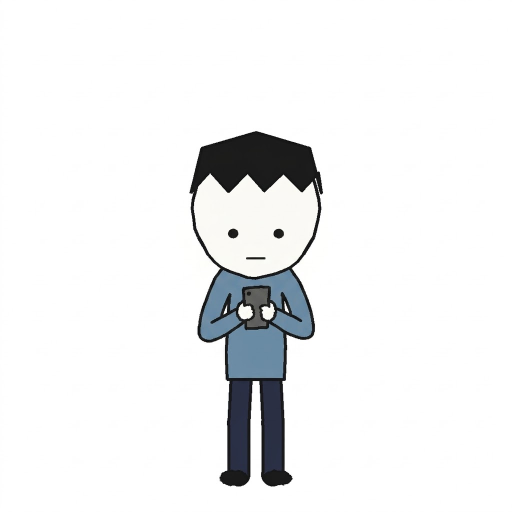
#> input picture kho_nhan_vat/minh_nhan_vat_chinh/bt/cam_dien_thoai_173507_1.png, 1024 x 1024 px (shown at 1/2 size)
$ python -i anh_ve.py   (imports and definitions only)
#> lines starting #> are read from the running program, lines starting #| are printed output that depends on the picture; after the words box and inside, x2 and y2 are one past the last pixel; in counts of white or black regions, pixels touching at a corner belong together
### common.py
# -*- coding: utf-8 -*-
"""Dùng chung: đường dẫn, gọi Gemini (xoay key/model), dò thư mục CapCut Drafts, chạy lệnh."""
import json
import os
import re
import subprocess
import time
import threading
import sys
import urllib.error
import urllib.request

for _s in (sys.stdout, sys.stderr):
    try:
        _s.reconfigure(encoding="utf-8")
    except Exception:                                  # noqa: BLE001
        pass

ROOT = os.path.dirname(os.path.abspath(__file__))
CACHE_CHUNG = os.path.join(ROOT, "cache")


def _slug(s):
    s = re.sub(r"[^A-Za-z0-9_-]+", "_", os.path.splitext(os.path.basename(str(s)))[0]).strip("_")
    return s[:40] or "mac_dinh"


def _doc_du_an():
    """Tên DỰ ÁN (mỗi kịch bản một dự án): --du-an <tên>, hoặc tên file .txt kịch bản trên dòng lệnh, hoặc dự án
    chạy gần nhất (cache/du_an_cuoi.txt). Dữ liệu theo từng cảnh (giọng, mô tả, hình đã chọn…) nằm riêng theo dự án
    để kịch bản mới KHÔNG dùng nhầm kết quả của kịch bản cũ."""
    if os.environ.get("BC_DU_AN"):
        return os.environ["BC_DU_AN"]
    a = sys.argv
    if "--du-an" in a and a.index("--du-an") + 1 < len(a):
        return _slug(a[a.index("--du-an") + 1])
    for x in a[1:]:
        if x.lower().endswith(".txt") and os.path.isfile(x):
            return _slug(x)
    try:
        with open(os.path.join(CACHE_CHUNG, "du_an_cuoi.txt"), encoding="utf-8") as f:
            return f.read().strip() or "kichbantest"
    except OSError:
        return "kichbantest"


DU_AN = _doc_du_an()
os.environ["BC_DU_AN"] = DU_AN                        # tiến trình con thừa hưởng
#: dự án đầu tiên (kichbantest) giữ nguyên chỗ cũ để các bản nháp CapCut đã dựng không mất đường dẫn.
_CU = {"kichbantest"}
CACHE = CACHE_CHUNG if DU_AN in _CU else os.path.join(CACHE_CHUNG, "du_an", DU_AN)
OUT = os.path.join(ROOT, "ra") if DU_AN in _CU else os.path.join(ROOT, "ra", DU_AN)
#: những thứ KHÔNG phụ thuộc kịch bản (theo id video/ảnh/truy vấn) -> dùng chung mọi dự án.
CHUNG = {"xem_truoc", "chi_muc", "chi_muc_l14", "ocr.json", "shots.json", "logo.json", "tim.json", "tiles",
         "nen_lop", "anh", "kho", "doan_tho", "nhac_yt"}
FFMPEG = os.environ.get("BC_FFMPEG") or (r"C:\yt-dlp\ffmpeg.exe" if os.path.isfile(r"C:\yt-dlp\ffmpeg.exe") else "ffmpeg")
YTDLP = os.path.join(ROOT, "tools", "yt-dlp.exe")


# [20 lines left out: functions yt_cookie_path, yt_cookie_args, not called in this run]


class _YTOpts(list):
    """Tự động thêm cờ --cookies nếu người dùng có file cookie YouTube."""
    def _current(self):
        return ["--js-runtimes", "node"] + yt_cookie_args()

    def __iter__(self):
        return iter(self._current())

    def __len__(self):
        return len(self._current())

    def __getitem__(self, idx):
        return self._current()[idx]

    def __add__(self, other):
        return self._current() + list(other)

    def __radd__(self, other):
        return list(other) + self._current()

    def __repr__(self):
        return repr(self._current())


#: YouTube bắt buộc chạy JS để giải chữ ký — tự động kèm --cookies nếu có file cookie.
YT_JS = _YTOpts(["--js-runtimes", "node"])
MODELS = ["gemini-3.1-flash-lite", "gemini-3.5-flash-lite"]

#: kênh lớn bật Content ID rất chặt — bỏ ngay từ lúc tìm (khớp một phần tên, không phân hoa/thường).
# 27/10 user ("miễn nó tạo video chân thật và phù hợp với chính sách youtube" -> "thêm câu chặn máu me / cảnh ghê rợn /
# khoả thân vào câu lệnh Veo thân bài, hook, góp ý và ảnh AI"). 28/10 user ("cái phần ghê rợn… nếu veo tạo được cứ để cho nó
# tạo, xong mình tự làm mờ đi nếu cần"): BỎ khỏi câu lệnh Veo / hook — nay chỉ còn ở lệnh ẢNH AI.
LUAT_YOUTUBE = ("YOUTUBE SAFETY (mandatory, documentary for all audiences): no blood, no gore, no open wounds or graphic "
                "injury, no graphic violence or killing shown on screen; death, carcasses or decay only from a distance or "
                "indirectly (clean bones, silhouettes, aftermath), never graphic close-ups of torn flesh; no nudity, no "
                "partial nudity, no sexual content (people always fully clothed); nothing shocking or disgusting. Rewrite "
                "such moments in a calm, tasteful documentary way that still tells the story.")
# 28/10 user ("nó nói là robot thì là robot sao lại cho người xuống?" — ảnh vẽ thợ lặn cạnh xác cá sấu ở đáy biển 2000 m):
# bám đúng lời kể + đúng thực tế vật lý, gắn vào mọi lệnh vẽ ảnh / viết câu lệnh ảnh, Veo, hook.
# 28/10 user ("khớp lời không phải theo kiểu chỗ kêu gọi bạn cũng mô tả ảnh kêu gọi like đâu nhé"): câu NGOÀI câu chuyện
# (kêu gọi like / đăng ký / bình luận, chào kết, bài học cuộc sống, ý kiến) không vẽ theo chữ — vẽ cảnh của CHÍNH câu chuyện.
LUAT_NGOAI_TRUYEN = ("If the narration at that moment is NOT part of the story itself — a call to action (like, subscribe, "
                     "comment, share, support the channel), a greeting or outro, or an abstract life lesson / opinion — do "
                     "NOT illustrate it literally (no buttons, phones, screens, social-media icons, people typing, generic "
                     "office or daily-life scenes). Show instead a striking, atmospheric visual FROM THE STORY that fits the "
                     "mood of that line (its key subject, place or mystery).")
LUAT_THUC_TE = ("Follow the narration LITERALLY: if it mentions a robot, ROV, submersible, lander, camera or other machine, "
                "show THAT machine doing the action — never people in its place. Physically realistic: no human divers "
                "deeper than about 40 m; on the deep / abyssal seabed show only ROVs, landers, cameras and their lights "
                "(scientists appear only on the ship deck or in the control room watching screens).")
# Đuôi ngắn cho câu lệnh vẽ ảnh (không đổi tên file ảnh đã vẽ — tên theo câu mô tả, không theo câu lệnh đầy đủ)
LUAT_YOUTUBE_ANH = "No blood, no gore, no graphic injury, no nudity, fully clothed people, tasteful documentary photo."
KENH_CHAN = ("bbc", "national geographic", "nat geo", "disney", "netflix", "discovery",
             "animal planet", "cnn", "reuters", "sky news", "pbs", "nbc", "cbs", "fox ",
             "warner", "universal", "paramount", "hbo", "vevo", "getty", "storyblocks",
             "shutterstock", "abc ")

for _d in (CACHE_CHUNG, CACHE, OUT):
    os.makedirs(_d, exist_ok=True)


# [31 lines left out: functions duong_cache, doc_json, ghi_json, not called in this run]


_TK = {"ds": None, "i": 0}
_CHAN = set()                # 15/10 user: tài khoản ChatGPT bị Turnstile trong lượt chạy này -> không dùng nữa (Gemini thay)


def _la_turnstile(e):
    """Lỗi ChatGPT do bị đòi Turnstile (Cloudflare chặn máy) — cookie vẫn sống nhưng đường cookie không qua được."""
    return "turnstile" in str(e).lower()


# [27 lines left out: functions _gemini_ds, _tai_khoan, gon_loi, not called in this run]


_GM = {"i": 0, "da_bao": False}


# [24 lines left out: function hoi_gemini, not called in this run]


def _tat_chatgpt():
    """BC_TAT_CHATGPT=1: giả lập mọi tài khoản ChatGPT đều hỏng (để thử đường Gemini dự phòng)."""
    return bool(os.environ.get("BC_TAT_CHATGPT"))


# 15/10 user: "dùng GEMINI làm chính" -> mọi bước hỏi AI: Gemini (cookie) trước, câu/lô Gemini hỏng mới hỏi ChatGPT.
# BC_AI_CHINH=chatgpt để quay lại ChatGPT chính (Gemini dự phòng).
AI_CHINH = (os.environ.get("BC_AI_CHINH") or "gemini").strip().lower()
# 26/10 user ("1 nút tích: muốn dùng cookie thì dùng cookie, còn chọn mở hẳn trình duyệt lên hỏi thì MỌI CHỖ đều mở
# trình duyệt lên hỏi"): cài đặt CHUNG cho mọi tiến trình (giao diện, chay.py, tình báo đối thủ…) lưu ở file:
#   "trinh_duyet" — hỏi Gemini bằng Chrome thật của các hồ sơ Flow (gemini_chrome), KHÔNG đụng cookie
#   "cookie"      — Gemini cookie (gemini_web_client) rồi ChatGPT cookie như trước 26/10, không mở Chrome
CAI_DAT_AI = os.path.join(CACHE_CHUNG, "cai_dat_ai.json")
CACH_HOI = ("trinh_duyet", "trinh_duyet_chatgpt", "trinh_duyet_gemini", "cookie")


# [398 lines left out: functions cach_hoi_ai, dat_cach_hoi_ai, _gc, _cc, hoi_kem_tep, hoi_llm and 8 more, not called in this run]


def log(*a):
    print(*a, flush=True)


# --------------------------------------------------------------------------- tiến độ cho giao diện
import threading
import time

_KHOA_TD = threading.Lock()


# [35 lines left out: functions thu_muc_du_an, eta_chu, tien_do, xoa_tien_do, not called in this run]


# onnxruntime bản GPU (CUDA 12) cài riêng ở ort_gpu/ để không đụng môi trường chung; có thì ưu tiên cho OCR.
_ORT_GPU = os.path.join(ROOT, "ort_gpu")
if os.path.isdir(_ORT_GPU) and _ORT_GPU not in sys.path and "onnxruntime" not in sys.modules:
    sys.path.insert(0, _ORT_GPU)


# 30/10 user ("cừu mặc áo giáp sắt như gai nhím… nhiều ảnh tự lược bỏ đi cái này trông nó không như lời kể"): AI viết câu
# lệnh từng ảnh / video tự rút gọn ngoại hình -> đặc điểm BẮT BUỘC của nhân vật (ho_so_truyen.json: nhan_vat[].bat_buoc_en,
# nhận ra qua khoa_en) được gắn nguyên văn vào MỌI câu lệnh vẽ ảnh / tạo video nhắc tới nhân vật đó, nếu câu lệnh thiếu.
# [27 lines left out: function giu_dac_diem, not called in this run]

### chinh_sua/anh_ve.py
# -*- coding: utf-8 -*-
"""VẼ ẢNH MINH HOẠ bằng Gemini web (Nano Banana) qua COOKIE (13/10 user: thứ trừu tượng / không có ảnh thật cụ thể —
vi khuẩn, enzyme, chuỗi phân tử, dòng tiền… — nhờ AI vẽ cho khớp lời).

Không khoá API: dùng kho cookie Gemini RIÊNG của bán-content %LOCALAPPDATA%\\BanContent\\gemini_cookies.json (CHỈ tài khoản đã đặt tên),
thư viện gemini_webapi. Ảnh vẽ trên NỀN TRẮNG trơn để tách nền sạch (dấu nhỏ ở góc của Gemini nằm ở nền -> mất khi tách).
Xoay tài khoản khi một tài khoản lỗi / hết lượt."""
import asyncio
import json
import os
import re
import subprocess

from common import log

__import__("sys").path.insert(0, os.path.join(os.path.dirname(os.path.dirname(os.path.abspath(__file__))), "tts"))
import gemini_cookie_store as _kho_gemini                   # noqa: E402  kho RIÊNG %LOCALAPPDATA%\BanContent

# [1 line that did not run here, left out]
_HONG = set()                                                # tài khoản lỗi trong lượt chạy này
CREDIT_MOI_ANH = 17        # 13/10 đo: vẽ 1 ảnh trừ 17 credit (tài khoản lớn 12.096 / đợt ~5 giờ, nhỏ 600)
_CON = {}                                                    # nhãn tài khoản -> credit còn (ước, trừ dần sau mỗi ảnh)
_KHOA_CON = __import__("threading").Lock()


# [17 lines not run here, left out]


# [29 lines left out: functions _xep_tai_khoan, _dung_duoc, not called in this run]


_KHONG_VE_DUOC = re.compile(r"can.?t (create|seem to create|make|generate)|signed (out|in)|image creation", re.I)


LUONG_VE_TOI_DA = 8         # 22/10 user ("nhiều cookie được nghỉ ngơi"): số luồng vẽ = số tài khoản dùng được, tối đa bấy nhiêu
_DANG = {}                  # nhãn tài khoản -> số lượt vẽ đang chạy trên nó
_KHOA_DANG = __import__("threading").Lock()


# 27/10 user ("vẽ trên flow luôn 0 mất điểm nào"): ảnh AI vẽ bằng Google Flow TRƯỚC (0 điểm, nhiều hồ sơ); Flow không
# vẽ được (chưa có hồ sơ / mọi hồ sơ lỗi) mới lùi về Gemini cookie. Kiểu cũ (15/10: Gemini trước, Flow cuối): False
FLOW_TRUOC = True


# [18 lines left out: functions so_luong_ve, _lan_luot, not called in this run]


class _Giu:
    """Đánh dấu tài khoản đang có một lượt vẽ (with _Giu(nhan): ...)."""

    def __init__(self, nhan):
        self.nhan = nhan

    def __enter__(self):
        with _KHOA_DANG:
            _DANG[self.nhan] = _DANG.get(self.nhan, 0) + 1

    def __exit__(self, *a):
        with _KHOA_DANG:
            _DANG[self.nhan] = max(0, _DANG.get(self.nhan, 1) - 1)


# [25 lines left out: functions _loai_han, _tru, _tai_khoan, not called in this run]


DAU_CACH_MEP = 120          # 14/10 đo: dấu ✦ Gemini tâm cách mép phải và mép dưới ~120 px (ảnh 1408x768 lẫn 1024x1024)
DAU_BAN_KINH = 34           # dấu rộng ~50 px -> xoá vòng bán kính 34 px quanh tâm
DAU_FLOW_CACH_MEP = 97      # 23/10 đo: ảnh Google Flow 1376x768: dấu ✦ 48x48, tâm cách mép phải / dưới ~97 px (gwt không dò ra)
DAU_FLOW_BAN_KINH = 30
XOA_DAU = False             # 19/10 user: KHÔNG làm mờ dấu ✦ nữa (vệt mờ lộ trên ảnh) — bản nháp phóng to ảnh AI 120% giấu dấu
GWT = os.path.join(os.path.dirname(os.path.dirname(os.path.abspath(__file__))), "tools", "gwt", "gwt-mini.exe")
XOA_LOGO = True             # 19/10 user: xoá logo ✦ Gemini bằng GeminiWatermarkTool (allenk, MIT): TÍNH NGƯỢC lớp trong suốt
#                             đã biết -> ra lại điểm ảnh gốc (không làm mờ, không vẽ bù); dấu ẩn SynthID giữ nguyên
PHONG_ANH_AI = 1.0 if XOA_LOGO and os.path.isfile(GWT) else 1.20   # đã xoá được logo -> không cần phóng 120% giấu dấu


# [18 lines left out: function xoa_logo, not called in this run]


_KHUON = []                                                  # khuôn alpha logo ✦ 96x96 của gwt (lấy một lần)


# [14 lines left out: function _khuon_logo, not called in this run]


def _chay(cmd, timeout=3600):
    return subprocess.run(cmd, capture_output=True, timeout=timeout, creationflags=0x08000000 if os.name == "nt" else 0)


# [32 lines left out: function _khop_logo, not called in this run]


# 26/10 user (ảnh storyboard Flow còn vệt tô lấp ở góc — "tưởng dùng tools xoá cơ mà"): gwt tự dò KHÔNG nhận dấu ✦ của
# ảnh Flow ("No watermark detected (-8%)"); ép gwt xoá đúng vùng thì còn BÓNG TỐI hình sao vì khuôn alpha của gwt là của
# logo Gemini (đục hơn, viền mềm). Đo 26/10 trên 6 ảnh Flow 1376x768 (nền inpaint từ xung quanh, trung bình, đối xứng 8
# phía của ✦): dấu Flow là sao 4 cánh viền sắc ~48px, alpha phẳng ~0,29, tâm cách mép phải / dưới ~97px -> khuôn riêng
# tools/gwt/khuon_flow.npy (64x64, tâm ở giữa) và tính ngược nền: B = (I - a*255) / (1 - a). Flow không đóng dấu mọi ảnh
# (ảnh nền phẳng không có) -> phải dò, không thấy thì để nguyên ảnh.
KHUON_FLOW = os.path.join(os.path.dirname(GWT), "khuon_flow.npy")
FLOW_CACH_MEP = 97          # tâm dấu cách mép phải / dưới (ảnh cạnh ngắn 768)


_TI_LE_FLOW = (1376 / 768, 768 / 1376, 1.0, 1200 / 896, 896 / 1200)   # tỉ lệ khung ảnh Flow (16:9 của Flow là 1376x768)


# [164 lines left out: functions do_logo_flow, xoa_dau_flow, do_logo_video, xoa_logo_video, not called in this run]


# 19/10 user: phong cách CỐ ĐỊNH cho MỌI ảnh chụp AI ("Phong cách ảnh chụp thật, ống kính 50mm, khẩu độ F1.8, nền mờ nhẹ.
# Ánh sáng tự nhiên ban ngày, cân bằng trắng khoảng 5500K, không ám vàng, không lệch màu. Xóa hết chi tiết thừa, bóng đổ
# mềm, tự nhiên, màu điềm đạm, không quá rực.")
PHONG_CACH = ("Style: a REAL photograph, 50mm lens, aperture f/1.8, softly blurred background. Natural daylight, white "
              "balance about 5500K, no yellow cast, no colour shift. Remove all unnecessary clutter, soft natural shadows, "
              "calm muted colours, not oversaturated.")


NAM_QUA_KHU = 1990          # 22/10 user ("màu ảnh phù hợp với năm"): cảnh trước năm này -> màu / chất ảnh THEO THỜI ĐẠI
PHONG_CACH_CU = ("Style: a REAL photograph, 50mm lens, softly blurred background, clean composition with no unnecessary "
                 "clutter, soft natural shadows.")


# [26 lines left out: functions nam_cua, phong_cach, not called in this run]


def xoa_dau_gemini(f, cach_mep=DAU_CACH_MEP, ban_kinh=DAU_BAN_KINH):
    """14/10 user "logo gemini kia bỏ đi": tô lấp (inpaint) đúng chỗ dấu ✦ ở góc phải dưới ngay khi ảnh về — trên nền
    trắng thành trắng, đè lên nội dung thì lấp theo vùng quanh (vết rất nhỏ). Lỗi đọc/ghi: để nguyên ảnh.
    Ảnh Google Flow: cach_mep=DAU_FLOW_CACH_MEP, ban_kinh=DAU_FLOW_BAN_KINH."""
#> called with cach_mep = 120, ban_kinh = 34
    try:
        import cv2
        import numpy as np
        a = cv2.imdecode(np.fromfile(f, np.uint8), cv2.IMREAD_COLOR)
#> a is the input picture: shape (1024, 1024, 3); mean B, G, R 240.8, 240.1, 239.3
        if a is None:
            return
        h, w = a.shape[:2]
#> h = 1024; w = 1024
        # 15/10 đo: ảnh 2752x1536 / 2816x1536 (độ phân giải gấp đôi) có dấu ở ~240 px, rộng ~100 px -> co giãn theo cỡ ảnh
        k = max(1, round(max(w, h) / 1400))
#> k = 1
        cach, bk = cach_mep * k, ban_kinh * k
#> cach = 120; bk = 34
        if w < 4 * cach or h < 4 * cach:
            return
        m = np.zeros((h, w), np.uint8)
        cv2.circle(m, (w - cach, h - cach), bk, 255, -1)
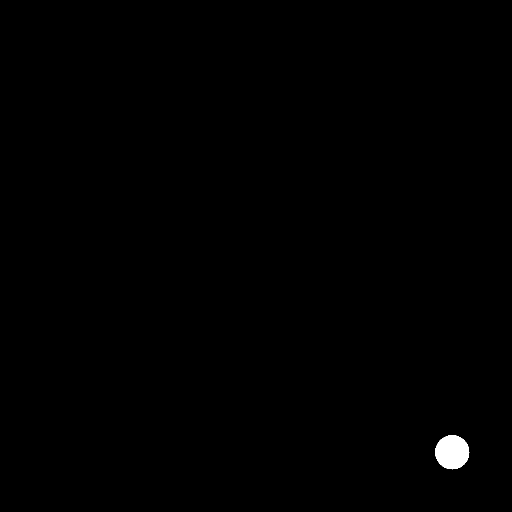
#> m: shape (1024, 1024) (shown at 1/2 size); 0.35% white; 1 white region, box (x1, y1, x2, y2) and area: (870, 870, 939, 939) 3625
        # 23/10 user (ảnh Flow lộ vệt tròn mịn trên nền có hạt): trong vòng đó chỉ tô ĐÚNG HÌNH dấu ✦ (chỗ sáng hơn nền
        # quanh nó) nới 2 px; không thấy hình rõ thì tô cả vòng như cũ
        x0, y0 = max(0, w - cach - bk), max(0, h - cach - bk)
#> x0 = 870; y0 = 870
        xam = cv2.cvtColor(a[y0:h - cach + bk, x0:w - cach + bk], cv2.COLOR_BGR2GRAY).astype(np.int16)
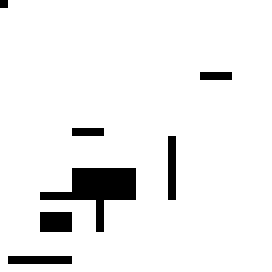
#> xam: shape (68, 68) int16 (shown 4 times larger); values 254 (black) and 255 (white), 93.5% white; 7 black regions (3 under 20 px), largest, box (x1, y1, x2, y2) and area: (10, 42, 34, 58) 160, (10, 53, 18, 58) 40, (42, 34, 44, 50) 32, (2, 64, 18, 66) 32
        nang = xam - cv2.medianBlur(xam.astype(np.uint8), 2 * bk + 1).astype(np.int16)
        hinh = ((nang > 10) & (m[y0:h - cach + bk, x0:w - cach + bk] > 0)).astype(np.uint8) * 255
#> hinh: shape (68, 68); every value is 0
        r = 7
        if 0.08 < hinh.mean() / 255 / (np.pi / 4) < 0.8:     # tỉ lệ diện tích hình / diện tích vòng
            hinh = cv2.dilate(hinh, np.ones((5, 5), np.uint8))
            m[:] = 0
            m[y0:h - cach + bk, x0:w - cach + bk] = hinh
            r = 3
        a = cv2.inpaint(a, m, r, cv2.INPAINT_TELEA)
        if r == 3:                                           # chỗ tô mịn hơn nền có hạt -> rắc hạt bằng độ nhám vùng quanh
            o = a[y0:h - cach + bk, x0:w - cach + bk].astype(np.float32)
            mo = m[y0:h - cach + bk, x0:w - cach + bk] > 0
            nham = (o - cv2.GaussianBlur(o, (0, 0), 1.5))[~mo].std()
            o[mo] += np.random.default_rng(0).normal(0, nham, (int(mo.sum()), 1)).astype(np.float32)
            a[y0:h - cach + bk, x0:w - cach + bk] = np.clip(o, 0, 255).astype(np.uint8)
        ok, buf = cv2.imencode(os.path.splitext(f)[1] or ".png", a)
        if ok:
            buf.tofile(f)
    except Exception as e:                                   # noqa: BLE001
        log(f"    ! xoá dấu Gemini lỗi: {str(e)[:80]}")


# [28 lines not run here, left out]


_P_SOAT = """You are a strict photo editor for a documentary video. This image must illustrate the narration below.
Narration (Vietnamese): "{cau}"
Intended shot: "{ve}"
First LOOK carefully and write down facts, then judge:
  - "thay": what is in the image — each kind of subject with its EXACT count (count animals one by one), where the camera
    is, and for every person: what exactly their gaze / weapon / hands point at (a herd? an animal? empty bushes? sky?);
  - "dat": false if ANY of: the narration's action is not readable at a glance; a person aims or looks at empty scenery
    instead of the subject the narration is about; a posing portrait when the sentence is about the action; a stated
    subject is missing or its count differs from the intended shot; setting / era / clothing contradicts the shot
    (military gear not described counts as wrong); anything absurd or AI-looking (merged or extra limbs, malformed
    animals or hands, floating objects, wrong scale, plastic skin, fake text). Ignore the small star logo in a corner.
  - "loi": the concrete problems in short English (empty if dat).
Reply ONLY JSON: {{"thay": "...", "dat": true or false, "loi": "..."}}"""


# [15 lines not run here, left out]


# [117 lines left out: functions soat, _qua_flow, ve_prompt, ve, not called in this run]

>>> result = xoa_dau_gemini('../kho_nhan_vat/minh_nhan_vat_chinh/bt/cam_dien_thoai_173507_1.png')

$ run again, on kho_nhan_vat/minh_nhan_vat_chinh/bt/chay_173507_1_trong.png
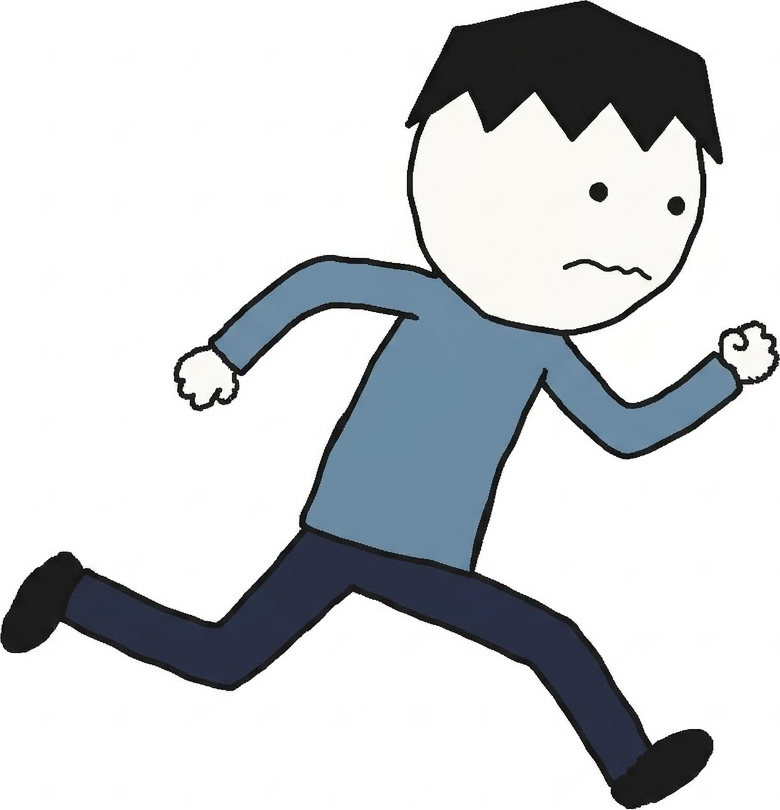
#> input picture kho_nhan_vat/minh_nhan_vat_chinh/bt/chay_173507_1_trong.png, 780 x 810 px
#> in xoa_dau_gemini, a is the input picture: shape (810, 780, 3); mean B, G, R 212.8, 209.9, 206.8
#> in xoa_dau_gemini, `cv2.circle(m, (w - cach, h - cach), bk, 255, -1)`:
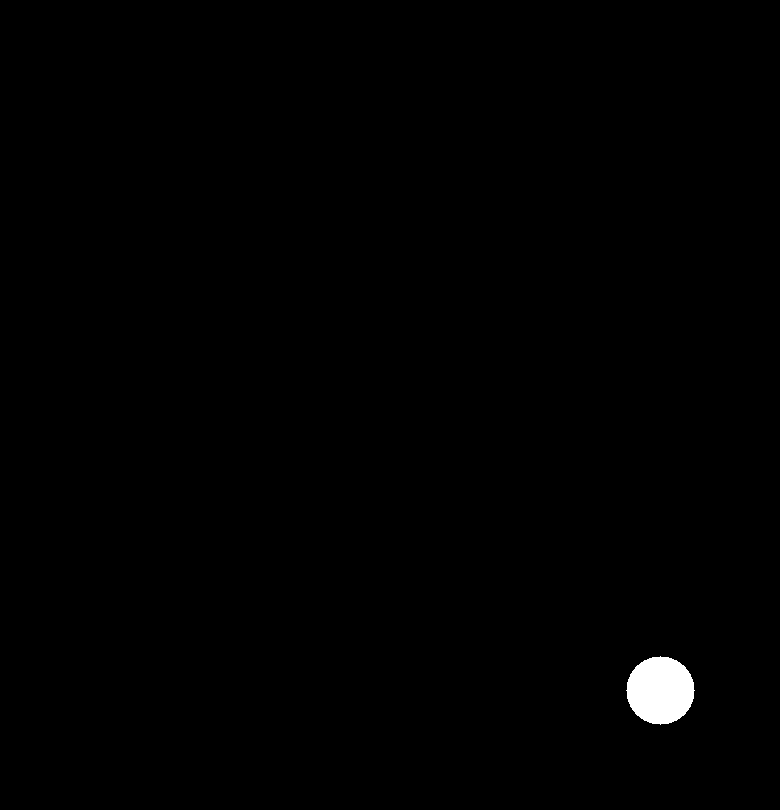
#> m: shape (810, 780); 0.57% white; 1 white region, box (x1, y1, x2, y2) and area: (626, 656, 695, 725) 3625
#> in xoa_dau_gemini, `xam = cv2.cvtColor(a[y0:h - cach + bk, x0:w - cach + bk], cv2.COLOR_BG..`:
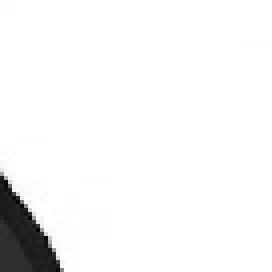
#> xam: shape (68, 68) int16 (shown 4 times larger); min 2, max 255, mean 244.4
#> hinh: shape (68, 68); every value is 0
